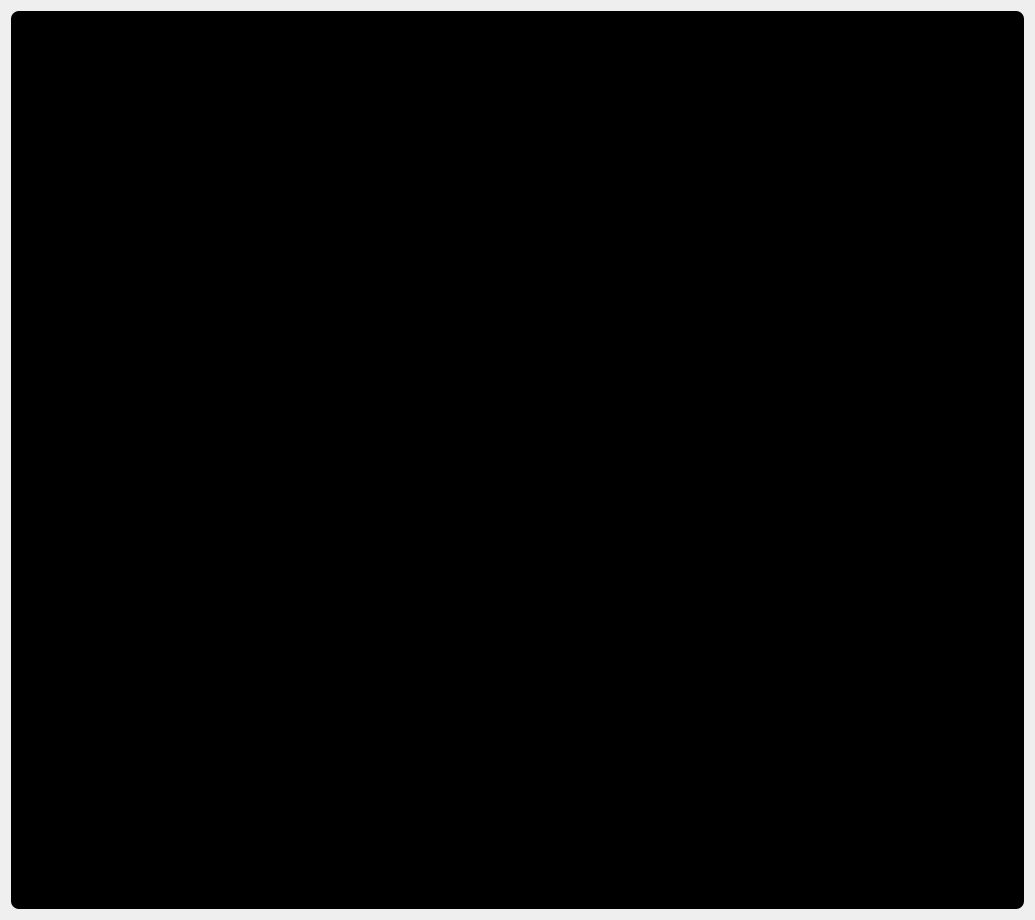
      <widget class="QWidget" name="client_Home">
       <layout class="QVBoxLayout" name="verticalLayout_2">
        <item>
         <layout class="QGridLayout" name="gridLayout_3">
          <item row="0" column="0">
           <widget class="QFrame" name="frame">
            <property name="styleSheet">
             <string notr="true">background: black;
border-radius: 8px;</string>
            </property>
            <property name="frameShape">
             <enum>QFrame::StyledPanel</enum>
            </property>
            <property name="frameShadow">
             <enum>QFrame::Raised</enum>
            </property>
            <layout class="QGridLayout" name="gridLayout_5">
             <item row="0" column="0">
              <layout class="QGridLayout" name="gridLayout_4">
               <item row="0" column="0">
                <widget class="QFrame" name="frame_2">
                 <property name="styleSheet">
                  <string notr="true">padding: 6px 6px;
</string>
                 </property>
                 <property name="frameShape">
                  <enum>QFrame::StyledPanel</enum>
                 </property>
                 <property name="frameShadow">
                  <enum>QFrame::Raised</enum>
                 </property>
                 <layout class="QHBoxLayout" name="horizontalLayout">
                  <item>
                   <widget class="QLabel" name="label_6">
                    <property name="styleSheet">
                     <string notr="true">font-size: 40px;
color:&quot;#FCA311&quot;;
</string>
                    </property>
                    <property name="text">
                     <string>HSO Entertainement</string>
                    </property>
                   </widget>
                  </item>
                  <item>
                   <spacer name="horizontalSpacer_7">
                    <property name="orientation">
                     <enum>Qt::Horizontal</enum>
                    </property>
                    <property name="sizeHint" stdset="0">
                     <size>
                      <width>40</width>
                      <height>20</height>
                     </size>
                    </property>
                   </spacer>
                  </item>
                  <item>
                   <widget class="QPushButton" name="pushButton_2">
                    <property name="styleSheet">
                     <string notr="true">padding: 6px 12px;
background: none;
color: &quot;white&quot;;
border: none;
font-size: 24px;

</string>
                    </property>
                    <property name="text">
                     <string>Accueil</string>
                    </property>
                   </widget>
                  </item>
                  <item>
                   <widget class="QPushButton" name="pushButton_4">
                    <property name="styleSheet">
                     <string notr="true">padding: 6px 12px;
background: none;
color: &quot;white&quot;;
border: none;
font-size: 24px;

</string>
                    </property>
                    <property name="text">
                     <string>Contact</string>
                    </property>
                   </widget>
                  </item>
                  <item>
                   <widget class="QPushButton" name="pushButton_5">
                    <property name="styleSheet">
                     <string notr="true">padding: 6px 12px;
background: none;
color: &quot;white&quot;;
border: none;
font-size: 24px;</string>
                    </property>
                    <property name="text">
                     <string>Clients</string>
                    </property>
                   </widget>
                  </item>
                  <item>
                   <widget class="QPushButton" name="logoutBtn">
                    <property name="styleSheet">
                     <string notr="true">padding: 6px 12px;
background: none;
color: &quot;white&quot;;
border: none;
font-size: 24px;

</string>
                    </property>
                    <property name="text">
                     <string>Se déconnecter</string>
                    </property>
                   </widget>
                  </item>
                 </layout>
                </widget>
               </item>
              </layout>
             </item>
             <item row="3" column="0">
              <layout class="QGridLayout" name="gridLayout_8">
               <item row="5" column="0">
                <spacer name="verticalSpacer_24">
                 <property name="orientation">
                  <enum>Qt::Vertical</enum>
                 </property>
                 <property name="sizeType">
                  <enum>QSizePolicy::Maximum</enum>
                 </property>
                 <property name="sizeHint" stdset="0">
                  <size>
                   <width>20</width>
                   <height>160</height>
                  </size>
                 </property>
                </spacer>
               </item>
               <item row="7" column="7">
                <widget class="QLabel" name="film10Price">
                 <property name="styleSheet">
                  <string notr="true">color:&quot;white&quot;;
font-size: 14px;</string>
                 </property>
                 <property name="text">
                  <string>30 DH -Salle 1</string>
                 </property>
                </widget>
               </item>
               <item row="7" column="1">
                <widget class="QLabel" name="film7Price">
                 <property name="styleSheet">
                  <string notr="true">color:&quot;white&quot;;
font-size: 14px;</string>
                 </property>
                 <property name="text">
                  <string>30 DH -Salle 1</string>
                 </property>
                </widget>
               </item>
               <item row="0" column="9">
                <widget class="QWidget" name="widget_5" native="true"/>
               </item>
               <item row="5" column="3">
                <widget class="QWidget" name="widget_8" native="true"/>
               </item>
               <item row="5" column="9">
                <widget class="QWidget" name="widget_11" native="true"/>
               </item>
               <item row="2" column="5">
                <widget class="QLabel" name="film3Price">
                 <property name="styleSheet">
                  <string notr="true">color:&quot;white&quot;;
font-size: 14px;</string>
                 </property>
                 <property name="text">
                  <string>30 DH - Salle 1</string>
                 </property>
                </widget>
               </item>
               <item row="2" column="3">
                <widget class="QLabel" name="film2Price">
                 <property name="styleSheet">
                  <string notr="true">color:&quot;white&quot;;
font-size: 14px;</string>
                 </property>
                 <property name="text">
                  <string>30 DH - Salle 1</string>
                 </property>
                </widget>
               </item>
               <item row="0" column="7">
                <widget class="QWidget" name="widget_4" native="true"/>
               </item>
               <item row="3" column="9">
                <widget class="QPushButton" name="details5">
                 <property name="styleSheet">
                  <string notr="true">background: &quot;white&quot;;
padding: 6px 0;
margin: 0 10px;
margin-top: 10px;</string>
                 </property>
                 <property name="text">
                  <string>Details</string>
                 </property>
                </widget>
               </item>
               <item row="3" column="11">
                <widget class="QPushButton" name="details6">
                 <property name="styleSheet">
                  <string notr="true">background: &quot;white&quot;;
padding: 6px 0;
margin: 0 10px;
margin-top: 10px;</string>
                 </property>
                 <property name="text">
                  <string>Details</string>
                 </property>
                </widget>
               </item>
               <item row="1" column="11">
                <widget class="QLabel" name="film6Title">
                 <property name="styleSheet">
                  <string notr="true">color:&quot;white&quot;;
font-size: 20px;</string>
                 </property>
                 <property name="text">
                  <string>Film 6</string>
                 </property>
                </widget>
               </item>
               <item row="6" column="7">
                <widget class="QLabel" name="film10Title">
                 <property name="styleSheet">
                  <string notr="true">color:&quot;white&quot;;
font-size: 20px;</string>
                 </property>
                 <property name="text">
                  <string>Film 10</string>
                 </property>
                </widget>
               </item>
               <item row="7" column="3">
                <widget class="QLabel" name="film8Price">
                 <property name="styleSheet">
                  <string notr="true">color:&quot;white&quot;;
font-size: 14px;</string>
                 </property>
                 <property name="text">
                  <string>30 DH -Salle 1</string>
                 </property>
                </widget>
               </item>
               <item row="0" column="4">
                <spacer name="horizontalSpacer_16">
                 <property name="orientation">
                  <enum>Qt::Horizontal</enum>
                 </property>
                 <property name="sizeType">
                  <enum>QSizePolicy::Fixed</enum>
                 </property>
                 <property name="sizeHint" stdset="0">
                  <size>
                   <width>10</width>
                   <height>20</height>
                  </size>
                 </property>
                </spacer>
               </item>
               <item row="6" column="1">
                <widget class="QLabel" name="film7Title">
                 <property name="styleSheet">
                  <string notr="true">color:&quot;white&quot;;
font-size: 20px;</string>
                 </property>
                 <property name="text">
                  <string>Film 7</string>
                 </property>
                </widget>
               </item>
               <item row="0" column="6">
                <spacer name="horizontalSpacer_17">
                 <property name="orientation">
                  <enum>Qt::Horizontal</enum>
                 </property>
                 <property name="sizeType">
                  <enum>QSizePolicy::Fixed</enum>
                 </property>
                 <property name="sizeHint" stdset="0">
                  <size>
                   <width>10</width>
                   <height>20</height>
                  </size>
                 </property>
                </spacer>
               </item>
               <item row="5" column="12">
                <spacer name="verticalSpacer_25">
                 <property name="orientation">
                  <enum>Qt::Vertical</enum>
                 </property>
                 <property name="sizeType">
                  <enum>QSizePolicy::Maximum</enum>
                 </property>
                 <property name="sizeHint" stdset="0">
                  <size>
                   <width>20</width>
                   <height>160</height>
                  </size>
                 </property>
                </spacer>
               </item>
               <item row="2" column="9">
                <widget class="QLabel" name="film5Price">
                 <property name="styleSheet">
                  <string notr="true">color:&quot;white&quot;;
font-size: 14px;</string>
                 </property>
                 <property name="text">
                  <string>30 DH - Salle 1</string>
                 </property>
                </widget>
               </item>
               <item row="6" column="11">
                <widget class="QLabel" name="film12Title">
                 <property name="styleSheet">
                  <string notr="true">color:&quot;white&quot;;
font-size: 20px;</string>
                 </property>
                 <property name="text">
                  <string>Film 12</string>
                 </property>
                </widget>
               </item>
               <item row="0" column="5">
                <widget class="QWidget" name="widget_3" native="true"/>
               </item>
               <item row="9" column="3">
                <spacer name="verticalSpacer_20">
                 <property name="orientation">
                  <enum>Qt::Vertical</enum>
                 </property>
                 <property name="sizeType">
                  <enum>QSizePolicy::Expanding</enum>
                 </property>
                 <property name="sizeHint" stdset="0">
                  <size>
                   <width>20</width>
                   <height>40</height>
                  </size>
                 </property>
                </spacer>
               </item>
               <item row="1" column="7">
                <widget class="QLabel" name="film4Title">
                 <property name="styleSheet">
                  <string notr="true">color:&quot;white&quot;;
font-size: 20px;</string>
                 </property>
                 <property name="text">
                  <string>Film 4</string>
                 </property>
                </widget>
               </item>
               <item row="5" column="1">
                <widget class="QWidget" name="widget_7" native="true"/>
               </item>
               <item row="7" column="5">
                <widget class="QLabel" name="film9Price">
                 <property name="styleSheet">
                  <string notr="true">color:&quot;white&quot;;
font-size: 14px;</string>
                 </property>
                 <property name="text">
                  <string>30 DH -Salle 1</string>
                 </property>
                </widget>
               </item>
               <item row="3" column="3">
                <widget class="QPushButton" name="details2">
                 <property name="styleSheet">
                  <string notr="true">background: &quot;white&quot;;
padding: 6px 0;
margin: 0 10px;
margin-top: 10px;</string>
                 </property>
                 <property name="text">
                  <string>Details</string>
                 </property>
                </widget>
               </item>
               <item row="0" column="10">
                <spacer name="horizontalSpacer_9">
                 <property name="orientation">
                  <enum>Qt::Horizontal</enum>
                 </property>
                 <property name="sizeType">
                  <enum>QSizePolicy::Fixed</enum>
                 </property>
                 <property name="sizeHint" stdset="0">
                  <size>
                   <width>10</width>
                   <height>20</height>
                  </size>
                 </property>
                </spacer>
               </item>
               <item row="0" column="2">
                <spacer name="horizontalSpacer_14">
                 <property name="orientation">
                  <enum>Qt::Horizontal</enum>
                 </property>
                 <property name="sizeType">
                  <enum>QSizePolicy::Fixed</enum>
                 </property>
                 <property name="sizeHint" stdset="0">
                  <size>
                   <width>10</width>
                   <height>10</height>
                  </size>
                 </property>
                </spacer>
               </item>
               <item row="6" column="5">
                <widget class="QLabel" name="film9Title">
                 <property name="styleSheet">
                  <string notr="true">color:&quot;white&quot;;
font-size: 20px;</string>
                 </property>
                 <property name="text">
                  <string>Film 9</string>
                 </property>
                </widget>
               </item>
               <item row="7" column="9">
                <widget class="QLabel" name="film11Price">
                 <property name="styleSheet">
                  <string notr="true">color:&quot;white&quot;;
font-size: 14px;</string>
                 </property>
                 <property name="text">
                  <string>30 DH -Salle 1</string>
                 </property>
                </widget>
               </item>
               <item row="7" column="11">
                <widget class="QLabel" name="film12Price">
                 <property name="styleSheet">
                  <string notr="true">color:&quot;white&quot;;
font-size: 14px;</string>
                 </property>
                 <property name="text">
                  <string>30 DH -Salle 1</string>
                 </property>
                </widget>
               </item>
               <item row="0" column="0">
                <spacer name="verticalSpacer_22">
                 <property name="orientation">
                  <enum>Qt::Vertical</enum>
                 </property>
                 <property name="sizeType">
                  <enum>QSizePolicy::Maximum</enum>
                 </property>
                 <property name="sizeHint" stdset="0">
                  <size>
                   <width>60</width>
                   <height>160</height>
                  </size>
                 </property>
                </spacer>
               </item>
               <item row="3" column="5">
                <widget class="QPushButton" name="details3">
                 <property name="styleSheet">
                  <string notr="true">background: &quot;white&quot;;
padding: 6px 0;
margin: 0 10px;
margin-top: 10px;</string>
                 </property>
                 <property name="text">
                  <string>Details</string>
                 </property>
                </widget>
               </item>
               <item row="3" column="1">
                <widget class="QPushButton" name="details1">
                 <property name="styleSheet">
                  <string notr="true">background: &quot;white&quot;;
padding: 6px 0;
margin: 0 10px;
margin-top: 10px;</string>
                 </property>
                 <property name="text">
                  <string>Details</string>
                 </property>
                </widget>
               </item>
               <item row="0" column="11">
                <widget class="QWidget" name="widget_6" native="true"/>
               </item>
               <item row="4" column="1">
                <spacer name="verticalSpacer_27">
                 <property name="orientation">
                  <enum>Qt::Vertical</enum>
                 </property>
                 <property name="sizeType">
                  <enum>QSizePolicy::Fixed</enum>
                 </property>
                 <property name="sizeHint" stdset="0">
                  <size>
                   <width>10</width>
                   <height>50</height>
                  </size>
                 </property>
                </spacer>
               </item>
               <item row="5" column="7">
                <widget class="QWidget" name="widget_10" native="true"/>
               </item>
               <item row="6" column="9">
                <widget class="QLabel" name="film11Title">
                 <property name="styleSheet">
                  <string notr="true">color:&quot;white&quot;;
font-size: 20px;</string>
                 </property>
                 <property name="text">
                  <string>Film 11</string>
                 </property>
                </widget>
               </item>
               <item row="0" column="3">
                <widget class="QWidget" name="widget_2" native="true"/>
               </item>
               <item row="2" column="1">
                <widget class="QLabel" name="film1Price">
                 <property name="styleSheet">
                  <string notr="true">color:&quot;white&quot;;
font-size: 14px;</string>
                 </property>
                 <property name="text">
                  <string>30 DH - Salle 1</string>
                 </property>
                </widget>
               </item>
               <item row="0" column="1">
                <widget class="QWidget" name="widget" native="true"/>
               </item>
               <item row="1" column="5">
                <widget class="QLabel" name="film3Title">
                 <property name="styleSheet">
                  <string notr="true">color:&quot;white&quot;;
font-size: 20px;</string>
                 </property>
                 <property name="text">
                  <string>Film 3</string>
                 </property>
                </widget>
               </item>
               <item row="1" column="1">
                <widget class="QLabel" name="film1Title">
                 <property name="styleSheet">
                  <string notr="true">color:&quot;white&quot;;
font-size: 20px;</string>
                 </property>
                 <property name="text">
                  <string>Film 1</string>
                 </property>
                </widget>
               </item>
               <item row="0" column="12">
                <spacer name="verticalSpacer_23">
                 <property name="orientation">
                  <enum>Qt::Vertical</enum>
                 </property>
                 <property name="sizeType">
                  <enum>QSizePolicy::Maximum</enum>
                 </property>
                 <property name="sizeHint" stdset="0">
                  <size>
                   <width>60</width>
                   <height>160</height>
                  </size>
                 </property>
                </spacer>
               </item>
               <item row="2" column="7">
                <widget class="QLabel" name="film4Price">
                 <property name="styleSheet">
                  <string notr="true">color:&quot;white&quot;;
font-size: 14px;</string>
                 </property>
                 <property name="text">
                  <string>30 DH - Salle 1</string>
                 </property>
                </widget>
               </item>
               <item row="0" column="8">
                <spacer name="horizontalSpacer_8">
                 <property name="orientation">
                  <enum>Qt::Horizontal</enum>
                 </property>
                 <property name="sizeType">
                  <enum>QSizePolicy::Fixed</enum>
                 </property>
                 <property name="sizeHint" stdset="0">
                  <size>
                   <width>10</width>
                   <height>20</height>
                  </size>
                 </property>
                </spacer>
               </item>
               <item row="3" column="7">
                <widget class="QPushButton" name="details4">
                 <property name="styleSheet">
                  <string notr="true">background: &quot;white&quot;;
padding: 6px 0;
margin: 0 10px;
margin-top: 10px;</string>
                 </property>
                 <property name="text">
                  <string>Details</string>
                 </property>
                </widget>
               </item>
               <item row="1" column="3">
                <widget class="QLabel" name="film2Title">
                 <property name="styleSheet">
                  <string notr="true">color:&quot;white&quot;;
font-size: 20px;</string>
                 </property>
                 <property name="text">
                  <string>Film 2</string>
                 </property>
                </widget>
               </item>
               <item row="6" column="3">
                <widget class="QLabel" name="film8Title">
                 <property name="styleSheet">
                  <string notr="true">color:&quot;white&quot;;
font-size: 20px;</string>
                 </property>
                 <property name="text">
                  <string>Film 8</string>
                 </property>
                </widget>
               </item>
               <item row="5" column="5">
                <widget class="QWidget" name="widget_9" native="true"/>
               </item>
               <item row="1" column="9">
                <widget class="QLabel" name="film5Title">
                 <property name="styleSheet">
                  <string notr="true">color:&quot;white&quot;;
font-size: 20px;</string>
                 </property>
                 <property name="text">
                  <string>Film 5</string>
                 </property>
                </widget>
               </item>
               <item row="5" column="11">
                <widget class="QWidget" name="widget_12" native="true"/>
               </item>
               <item row="2" column="11">
                <widget class="QLabel" name="film6Price">
                 <property name="styleSheet">
                  <string notr="true">color:&quot;white&quot;;
font-size: 14px;</string>
                 </property>
                 <property name="text">
                  <string>30 DH - Salle 1</string>
                 </property>
                </widget>
               </item>
               <item row="8" column="1">
                <widget class="QPushButton" name="details7">
                 <property name="styleSheet">
                  <string notr="true">background: &quot;white&quot;;
padding: 6px 0;
margin: 0 10px;
margin-top: 10px;</string>
                 </property>
                 <property name="text">
                  <string>Details</string>
                 </property>
                </widget>
               </item>
               <item row="8" column="3">
                <widget class="QPushButton" name="details8">
                 <property name="styleSheet">
                  <string notr="true">background: &quot;white&quot;;
padding: 6px 0;
margin: 0 10px;
margin-top: 10px;</string>
                 </property>
                 <property name="text">
                  <string>Details</string>
                 </property>
                </widget>
               </item>
               <item row="8" column="5">
                <widget class="QPushButton" name="details9">
                 <property name="styleSheet">
                  <string notr="true">background: &quot;white&quot;;
padding: 6px 0;
margin: 0 10px;
margin-top: 10px;</string>
                 </property>
                 <property name="text">
                  <string>Details</string>
                 </property>
                </widget>
               </item>
               <item row="8" column="7">
                <widget class="QPushButton" name="details10">
                 <property name="styleSheet">
                  <string notr="true">background: &quot;white&quot;;
padding: 6px 0;
margin: 0 10px;
margin-top: 10px;</string>
                 </property>
                 <property name="text">
                  <string>Details</string>
                 </property>
                </widget>
               </item>
               <item row="8" column="9">
                <widget class="QPushButton" name="details11">
                 <property name="styleSheet">
                  <string notr="true">background: &quot;white&quot;;
padding: 6px 0;
margin: 0 10px;
margin-top: 10px;</string>
                 </property>
                 <property name="text">
                  <string>Details</string>
                 </property>
                </widget>
               </item>
               <item row="8" column="11">
                <widget class="QPushButton" name="details12">
                 <property name="styleSheet">
                  <string notr="true">background: &quot;white&quot;;
padding: 6px 0;
margin: 0 10px;
margin-top: 10px;</string>
                 </property>
                 <property name="text">
                  <string>Details</string>
                 </property>
                </widget>
               </item>
              </layout>
             </item>
             <item row="1" column="0">
              <layout class="QHBoxLayout" name="horizontalLayout_2">
               <item>
                <widget class="QLabel" name="bienvenue">
                 <property name="styleSheet">
                  <string notr="true">color: &quot;white&quot;;
font-size: 30px;
margin-left: 24px;
padding-top: 46px;</string>
                 </property>
                 <property name="text">
                  <string>Bienvenue
</string>
                 </property>
                </widget>
               </item>
               <item>
                <spacer name="horizontalSpacer_10">
                 <property name="orientation">
                  <enum>Qt::Horizontal</enum>
                 </property>
                 <property name="sizeHint" stdset="0">
                  <size>
                   <width>40</width>
                   <height>20</height>
                  </size>
                 </property>
                </spacer>
               </item>
               <item>
                <widget class="QPushButton" name="ajouterFilm">
                 <property name="styleSheet">
                  <string notr="true">background: &quot;#FCA311&quot;;
padding: 16px 40px;
color: &quot;white&quot;;
margin-right: 26px;
font-size: 22px;</string>
                 </property>
                 <property name="text">
                  <string>Ajouter Film</string>
                 </property>
                </widget>
               </item>
              </layout>
             </item>
             <item row="2" column="0">
              <spacer name="verticalSpacer_26">
               <property name="orientation">
                <enum>Qt::Vertical</enum>
               </property>
               <property name="sizeType">
                <enum>QSizePolicy::Fixed</enum>
               </property>
               <property name="sizeHint" stdset="0">
                <size>
                 <width>20</width>
                 <height>60</height>
                </size>
               </property>
              </spacer>
             </item>
            </layout>
           </widget>
          </item>
         </layout>
        </item>
       </layout>
      </widget>
